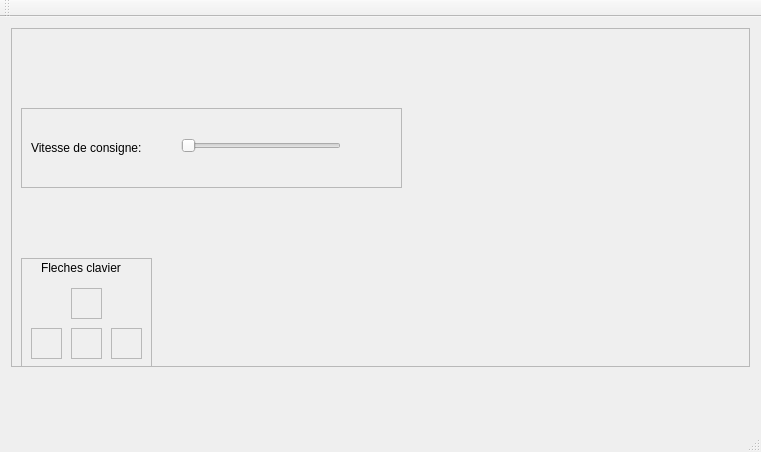
<?xml version="1.0" encoding="UTF-8"?>
<ui version="4.0">
 <class>MainWindow</class>
 <widget class="QMainWindow" name="MainWindow">
  <property name="geometry">
   <rect>
    <x>0</x>
    <y>0</y>
    <width>761</width>
    <height>452</height>
   </rect>
  </property>
  <property name="windowTitle">
   <string>MainWindow</string>
  </property>
  <widget class="QWidget" name="centralWidget">
   <widget class="QWidget" name="verticalLayoutWidget">
    <property name="geometry">
     <rect>
      <x>0</x>
      <y>0</y>
      <width>761</width>
      <height>361</height>
     </rect>
    </property>
    <layout class="QVBoxLayout" name="verticalLayout">
     <item>
      <widget class="QFrame" name="frame">
       <property name="frameShape">
        <enum>QFrame::StyledPanel</enum>
       </property>
       <property name="frameShadow">
        <enum>QFrame::Raised</enum>
       </property>
       <widget class="QFrame" name="keybordFrame">
        <property name="geometry">
         <rect>
          <x>10</x>
          <y>230</y>
          <width>131</width>
          <height>111</height>
         </rect>
        </property>
        <property name="frameShape">
         <enum>QFrame::StyledPanel</enum>
        </property>
        <property name="frameShadow">
         <enum>QFrame::Raised</enum>
        </property>
        <widget class="QLabel" name="label">
         <property name="geometry">
          <rect>
           <x>20</x>
           <y>0</y>
           <width>101</width>
           <height>20</height>
          </rect>
         </property>
         <property name="text">
          <string>Fleches clavier</string>
         </property>
        </widget>
        <widget class="QFrame" name="keyboardUp">
         <property name="geometry">
          <rect>
           <x>50</x>
           <y>30</y>
           <width>31</width>
           <height>31</height>
          </rect>
         </property>
         <property name="frameShape">
          <enum>QFrame::StyledPanel</enum>
         </property>
         <property name="frameShadow">
          <enum>QFrame::Raised</enum>
         </property>
        </widget>
        <widget class="QFrame" name="keyboardLeft">
         <property name="geometry">
          <rect>
           <x>10</x>
           <y>70</y>
           <width>31</width>
           <height>31</height>
          </rect>
         </property>
         <property name="frameShape">
          <enum>QFrame::StyledPanel</enum>
         </property>
         <property name="frameShadow">
          <enum>QFrame::Raised</enum>
         </property>
        </widget>
        <widget class="QFrame" name="keyboardDown">
         <property name="geometry">
          <rect>
           <x>50</x>
           <y>70</y>
           <width>31</width>
           <height>31</height>
          </rect>
         </property>
         <property name="frameShape">
          <enum>QFrame::StyledPanel</enum>
         </property>
         <property name="frameShadow">
          <enum>QFrame::Raised</enum>
         </property>
        </widget>
        <widget class="QFrame" name="keyboardRight">
         <property name="geometry">
          <rect>
           <x>90</x>
           <y>70</y>
           <width>31</width>
           <height>31</height>
          </rect>
         </property>
         <property name="frameShape">
          <enum>QFrame::StyledPanel</enum>
         </property>
         <property name="frameShadow">
          <enum>QFrame::Raised</enum>
         </property>
        </widget>
       </widget>
       <widget class="QLabel" name="labelTest">
        <property name="geometry">
         <rect>
          <x>260</x>
          <y>160</y>
          <width>321</width>
          <height>161</height>
         </rect>
        </property>
        <property name="text">
         <string/>
        </property>
        <property name="pixmap">
         <pixmap>Images/down.png</pixmap>
        </property>
        <property name="scaledContents">
         <bool>true</bool>
        </property>
       </widget>
       <widget class="QFrame" name="frame_vitesse">
        <property name="geometry">
         <rect>
          <x>10</x>
          <y>80</y>
          <width>381</width>
          <height>80</height>
         </rect>
        </property>
        <property name="frameShape">
         <enum>QFrame::StyledPanel</enum>
        </property>
        <property name="frameShadow">
         <enum>QFrame::Raised</enum>
        </property>
        <widget class="QLabel" name="label_2">
         <property name="geometry">
          <rect>
           <x>10</x>
           <y>30</y>
           <width>141</width>
           <height>20</height>
          </rect>
         </property>
         <property name="text">
          <string>Vitesse de consigne:</string>
         </property>
        </widget>
        <widget class="QSlider" name="slider">
         <property name="geometry">
          <rect>
           <x>160</x>
           <y>30</y>
           <width>160</width>
           <height>16</height>
          </rect>
         </property>
         <property name="maximum">
          <number>100</number>
         </property>
         <property name="orientation">
          <enum>Qt::Horizontal</enum>
         </property>
         <property name="tickInterval">
          <number>10</number>
         </property>
        </widget>
       </widget>
      </widget>
     </item>
    </layout>
   </widget>
  </widget>
  <widget class="QMenuBar" name="menuBar">
   <property name="geometry">
    <rect>
     <x>0</x>
     <y>0</y>
     <width>761</width>
     <height>21</height>
    </rect>
   </property>
  </widget>
  <widget class="QToolBar" name="mainToolBar">
   <attribute name="toolBarArea">
    <enum>TopToolBarArea</enum>
   </attribute>
   <attribute name="toolBarBreak">
    <bool>false</bool>
   </attribute>
  </widget>
  <widget class="QStatusBar" name="statusBar"/>
 </widget>
 <layoutdefault spacing="6" margin="11"/>
 <resources/>
 <connections/>
</ui>
